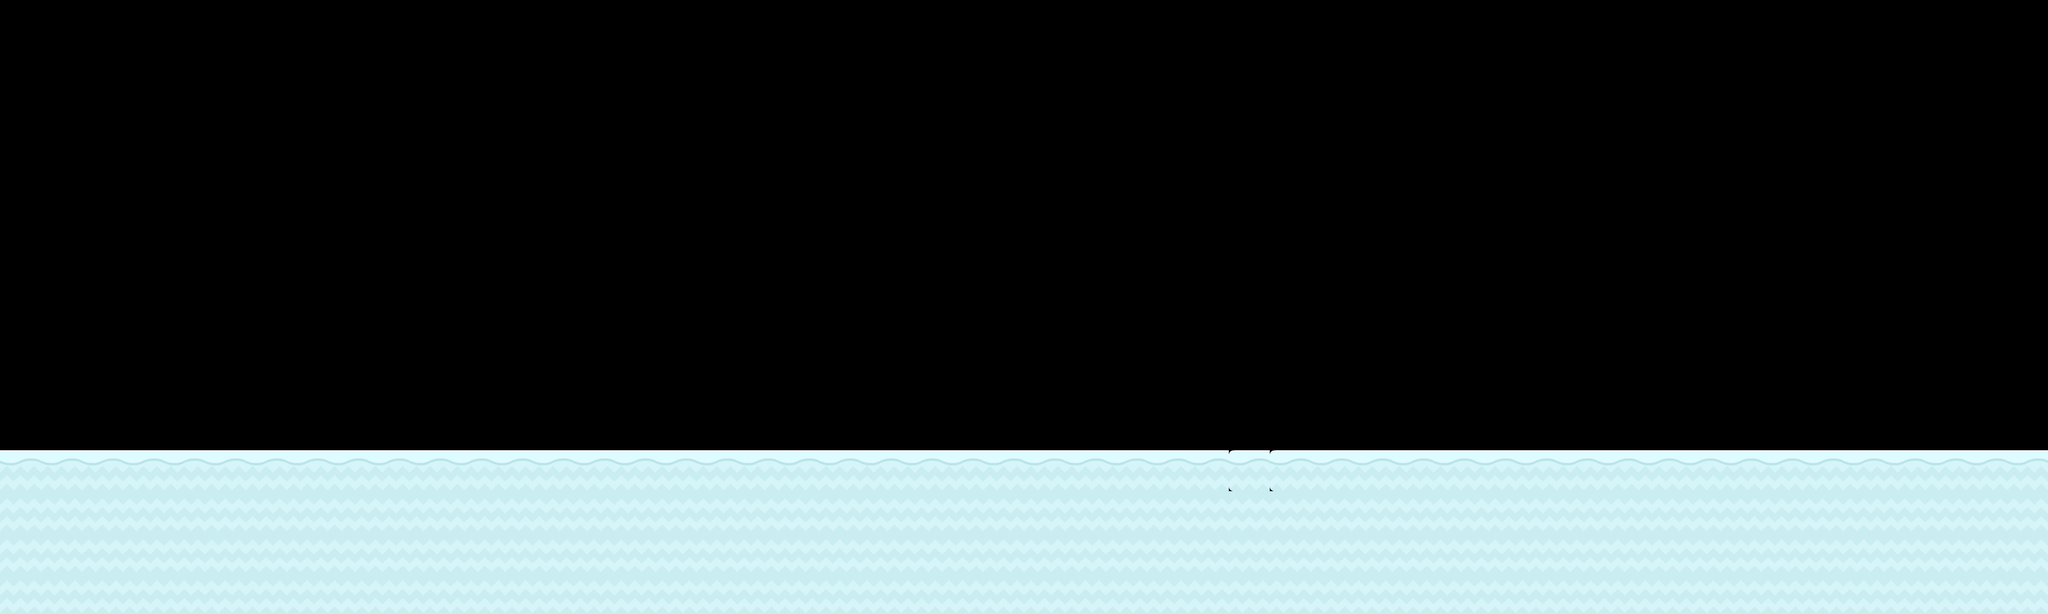

A level layout from a 2D game, rendered from its tile map. Below: a short description, then the map file with its tile-grid data intact:
An orthogonal 50x15 tile map with 70x70 px tiles, 1 tile layer (ground).

<map version="1.10" tiledversion="1.10.2" orientation="orthogonal" renderorder="right-down" width="50" height="15" tilewidth="70" tileheight="70" infinite="0" nextlayerid="2" nextobjectid="1">
 <editorsettings>
  <export target="iceworld.json" format="json" />
 </editorsettings>
 <tileset firstgid="1" name="iceworld" tilewidth="70" tileheight="70" tilecount="98" columns="14">
  <image source="kenney_platformer-art-winter/sheet.png" width="980" height="490" />
 </tileset>
 <layer id="1" name="ground" width="50" height="15">
  <data encoding="csv">
0,0,0,0,0,0,0,0,0,0,0,0,0,0,0,0,0,0,0,0,0,0,0,0,0,0,0,0,0,0,0,0,0,0,0,0,0,0,0,0,0,0,0,0,0,0,0,0,0,0,
0,0,0,0,0,0,0,0,0,0,0,0,0,0,0,0,0,0,0,0,0,0,0,0,0,0,0,0,0,0,0,0,0,0,0,0,0,0,0,0,0,0,0,0,0,0,0,0,0,0,
0,0,0,0,0,0,0,0,0,0,0,0,0,0,0,0,0,0,0,0,0,0,0,0,0,0,0,0,0,0,0,0,0,0,0,0,0,0,0,0,0,0,0,0,0,0,0,0,0,0,
0,0,0,0,0,0,0,0,0,0,0,0,0,0,0,0,0,0,0,0,0,0,0,0,0,0,0,0,0,0,0,0,0,0,0,0,0,0,0,0,0,0,0,0,0,0,0,0,0,0,
0,0,0,0,0,0,0,0,0,0,0,0,0,0,0,0,0,0,0,0,0,0,0,0,0,0,0,0,0,0,0,0,0,0,0,0,0,0,0,0,0,0,0,0,0,0,0,0,0,0,
0,0,0,0,0,0,0,0,0,0,0,0,0,0,0,0,0,0,0,0,0,0,0,0,0,0,0,0,0,0,0,0,0,0,0,0,0,0,0,0,0,0,0,0,0,0,0,0,0,0,
0,0,0,0,0,0,0,0,0,0,0,0,0,0,0,0,0,0,0,0,0,0,0,0,0,0,0,0,0,0,0,0,0,0,0,0,0,0,0,0,0,0,0,0,0,0,0,0,0,0,
0,0,0,0,0,0,0,0,0,0,0,0,0,0,0,0,0,0,0,0,0,0,0,0,0,0,0,0,0,0,0,0,0,0,0,0,0,0,0,0,0,0,0,0,0,0,0,0,0,0,
0,0,0,0,0,0,0,0,0,0,0,0,0,0,0,0,0,0,0,0,0,0,0,0,0,0,0,0,0,0,0,0,0,0,0,0,0,0,0,0,0,0,0,0,0,0,0,0,0,0,
0,0,0,0,0,0,0,0,0,0,0,0,0,0,0,0,0,0,0,0,0,0,0,0,0,0,0,0,0,0,0,0,0,0,0,0,0,0,0,0,0,0,0,0,0,0,0,0,0,0,
0,0,0,0,0,0,0,0,0,0,0,0,0,0,0,0,0,0,0,0,0,0,0,0,0,0,0,0,0,0,0,0,0,0,0,0,0,0,0,0,0,0,0,0,0,0,0,0,0,0,
4,4,4,4,4,4,4,4,4,4,4,4,4,4,4,4,4,4,4,4,4,4,4,4,4,4,4,4,4,4,3,3,4,4,4,4,4,4,4,4,4,4,4,4,4,4,4,4,4,4,
17,17,17,17,17,17,17,17,17,17,17,17,17,17,17,17,17,17,17,17,17,17,17,17,17,17,17,17,17,17,17,17,17,17,17,17,17,17,17,17,17,17,17,17,17,17,17,17,17,17,
17,17,17,17,17,17,17,17,17,17,17,17,17,17,17,17,17,17,17,17,17,17,17,17,17,17,17,17,17,17,17,17,17,17,17,17,17,17,17,17,17,17,17,17,17,17,17,17,17,17,
17,17,17,17,17,17,17,17,17,17,17,17,17,17,17,17,17,17,17,17,17,17,17,17,17,17,17,17,17,17,17,17,17,17,17,17,17,17,17,17,17,17,17,17,17,17,17,17,17,17
</data>
 </layer>
</map>
